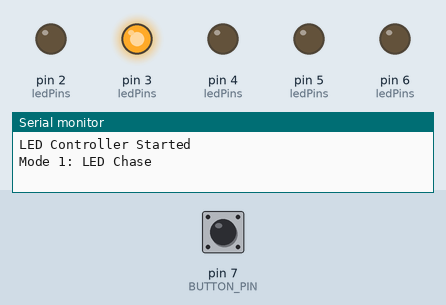
The sketch below on a simulated Arduino Uno, built with avr-gcc and run on an emulated ATmega328P. On the bench: output pins drawn as LEDs (lit = HIGH), the last lines printed to the serial monitor. Dashed ring = blinking. The inputs (shaded band) are chosen by the test bench; at power-on: pin 7 (BUTTON_PIN) HIGH.

Above: at 1.2 s.
1.3 s: pin 7 (BUTTON_PIN) pulled LOW for 0.15 s
At 2.1 s:
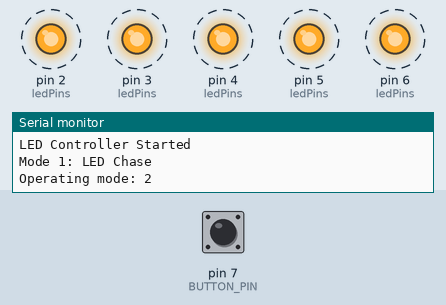
4.4 s: pin 7 (BUTTON_PIN) pulled LOW for 1 s
At 5.3 s:
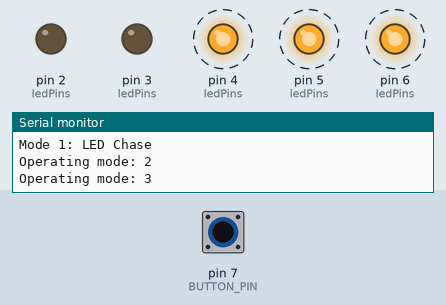
7.9 s: pin 7 (BUTTON_PIN) pulled LOW for 3.2 s
At 8.32 s:
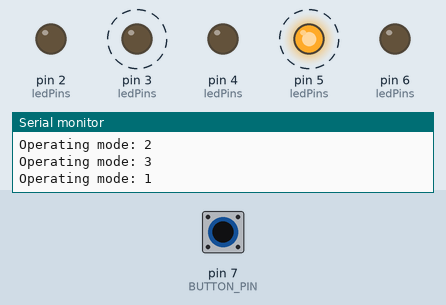
Timing chart, 0 to 18.6 s (numbered marks = the images above; inputs shaded):
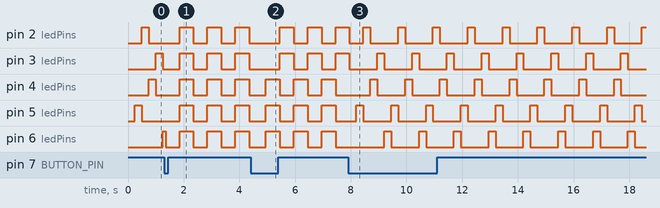

Measured:
- after the input at 7.9 s, pin 3 (ledPins): alternates HIGH for 0.25 s and LOW for 1.0 s, starting after 1.1 s; pin 4 (ledPins): alternates HIGH for 0.25 s and LOW for 1.0 s, starting after 0.80 s
- by itself, pin 2 (ledPins): repeats every 1.3 s: HIGH 0.25 s, LOW 1.0 s
- by itself, pin 3 (ledPins), pin 4 (ledPins), pin 5 (ledPins), pin 6 (ledPins): alternates HIGH for 0.50 s and LOW for 0.50 s

The sketch:

led_controller.ino
```cpp
// ==========================================
// C++ Embedded LED Controller
// ==========================================

// LED pin assignments
const int WHITE_LED = 2;
const int YELLOW_LED = 3;
const int GREEN_LED = 4;
const int RED_LED = 5;
const int BLUE_LED = 6;

// Button pin
const int BUTTON_PIN = 7;

// LED pin array
const int ledPins[] = {
    RED_LED,
    WHITE_LED,
    GREEN_LED,
    YELLOW_LED,
    BLUE_LED
};

const int LED_COUNT = 5;

// ==========================================
// LED Controller Class
// ==========================================

class LedController {

private:

    int currentMode = 0;
    int currentStep = 0;

    bool blinkState = false;

    unsigned long previousTime = 0;

    void allOff() {

        for (int i = 0; i < LED_COUNT; i++) {
            digitalWrite(ledPins[i], LOW);
        }
    }

public:

    void begin() {

        for (int i = 0; i < LED_COUNT; i++) {
            pinMode(ledPins[i], OUTPUT);
        }

        allOff();
    }

    void setMode(int newMode, unsigned long currentTime) {

        currentMode = newMode;

        currentStep = 0;

        blinkState = false;

        previousTime = currentTime;

        allOff();
    }

    void update(unsigned long currentTime) {

        unsigned long interval;

        // Select timing based on operating mode
        if (currentMode == 0) {
            interval = 250;
        }
        else {
            interval = 500;
        }

        // Check whether enough time has passed
        if (currentTime - previousTime < interval) {
            return;
        }

        previousTime = currentTime;

        // MODE 1: LED chase
        if (currentMode == 0) {

            allOff();

            digitalWrite(ledPins[currentStep], HIGH);

            currentStep++;

            if (currentStep >= LED_COUNT) {
                currentStep = 0;
            }
        }

        // MODE 2: All LEDs blink
        else if (currentMode == 1) {

            blinkState = !blinkState;

            for (int i = 0; i < LED_COUNT; i++) {

                digitalWrite(
                    ledPins[i],
                    blinkState ? HIGH : LOW
                );
            }
        }

        // MODE 3: Alternating LEDs
        else if (currentMode == 2) {

            blinkState = !blinkState;

            for (int i = 0; i < LED_COUNT; i++) {

                if ((i % 2 == 0) == blinkState) {
                    digitalWrite(ledPins[i], HIGH);
                }
                else {
                    digitalWrite(ledPins[i], LOW);
                }
            }
        }
    }
};

// ==========================================
// Button and Controller Setup
// ==========================================

LedController controller;

int selectedMode = 0;

int lastButtonReading = HIGH;
int buttonState = HIGH;

unsigned long lastDebounceTime = 0;

const unsigned long DEBOUNCE_DELAY = 50;

// ==========================================
// Arduino Setup
// ==========================================

void setup() {

    Serial.begin(9600);

    pinMode(BUTTON_PIN, INPUT_PULLUP);

    controller.begin();

    controller.setMode(selectedMode, millis());

    Serial.println("LED Controller Started");
    Serial.println("Mode 1: LED Chase");
}

// ==========================================
// Arduino Main Loop
// ==========================================

void loop() {

    unsigned long currentTime = millis();

    // Read button
    int buttonReading = digitalRead(BUTTON_PIN);

    // Detect changes in button signal
    if (buttonReading != lastButtonReading) {

        lastDebounceTime = currentTime;
    }

    // Debounce the button
    if (currentTime - lastDebounceTime > DEBOUNCE_DELAY) {

        if (buttonReading != buttonState) {

            buttonState = buttonReading;

            // Button pressed
            if (buttonState == LOW) {

                selectedMode++;

                if (selectedMode >= 3) {
                    selectedMode = 0;
                }

                controller.setMode(selectedMode, currentTime);

                Serial.print("Operating mode: ");
                Serial.println(selectedMode + 1);
            }
        }
    }

    lastButtonReading = buttonReading;

    // Update LED controller
    controller.update(currentTime);
}
```
